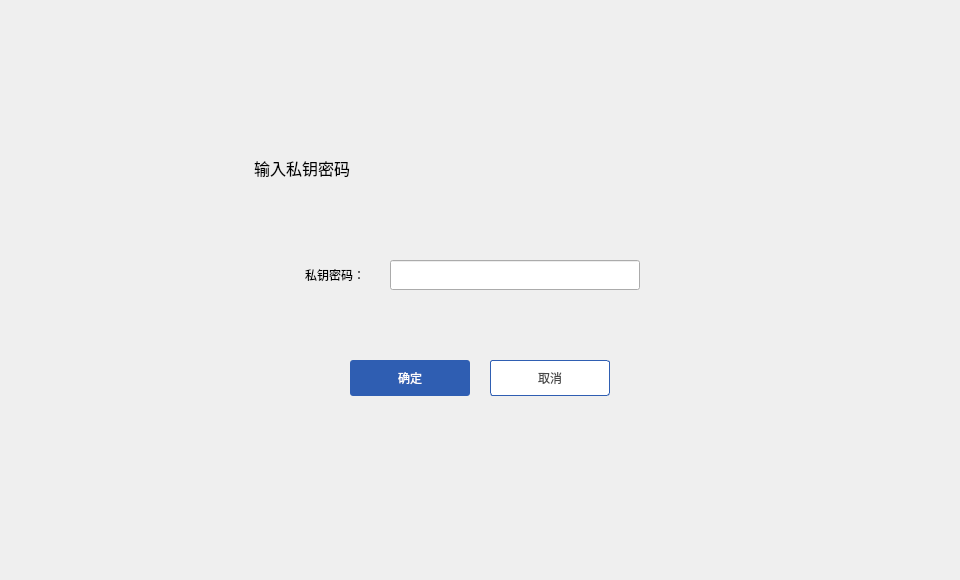
<?xml version="1.0" encoding="UTF-8"?>
<ui version="4.0">
 <class>ImportEnterPwdDialog</class>
 <widget class="QDialog" name="ImportEnterPwdDialog">
  <property name="geometry">
   <rect>
    <x>0</x>
    <y>0</y>
    <width>960</width>
    <height>580</height>
   </rect>
  </property>
  <property name="windowTitle">
   <string>Dialog</string>
  </property>
  <widget class="QWidget" name="widget" native="true">
   <property name="geometry">
    <rect>
     <x>0</x>
     <y>0</y>
     <width>960</width>
     <height>580</height>
    </rect>
   </property>
   <widget class="QWidget" name="containerWidget" native="true">
    <property name="geometry">
     <rect>
      <x>230</x>
      <y>140</y>
      <width>500</width>
      <height>300</height>
     </rect>
    </property>
    <property name="font">
     <font>
      <family>微软雅黑</family>
     </font>
    </property>
    <widget class="QLabel" name="contactLabel2">
     <property name="geometry">
      <rect>
       <x>24</x>
       <y>17</y>
       <width>171</width>
       <height>21</height>
      </rect>
     </property>
     <property name="font">
      <font>
       <family>微软雅黑</family>
       <pointsize>12</pointsize>
      </font>
     </property>
     <property name="styleSheet">
      <string notr="true"/>
     </property>
     <property name="text">
      <string>输入私钥密码</string>
     </property>
    </widget>
    <widget class="QToolButton" name="cancelBtn">
     <property name="geometry">
      <rect>
       <x>260</x>
       <y>220</y>
       <width>120</width>
       <height>36</height>
      </rect>
     </property>
     <property name="font">
      <font>
       <family>微软雅黑</family>
      </font>
     </property>
     <property name="cursor">
      <cursorShape>PointingHandCursor</cursorShape>
     </property>
     <property name="focusPolicy">
      <enum>Qt::NoFocus</enum>
     </property>
     <property name="styleSheet">
      <string notr="true">QToolButton{background-color:#ffffff;color:#484848;border:1px solid rgb(47,94,178);border-radius:3px;}
QToolButton:hover{color:rgb(0, 26, 73);}</string>
     </property>
     <property name="text">
      <string>取消</string>
     </property>
    </widget>
    <widget class="QToolButton" name="okBtn">
     <property name="geometry">
      <rect>
       <x>120</x>
       <y>220</y>
       <width>120</width>
       <height>36</height>
      </rect>
     </property>
     <property name="font">
      <font>
       <family>微软雅黑</family>
      </font>
     </property>
     <property name="cursor">
      <cursorShape>PointingHandCursor</cursorShape>
     </property>
     <property name="focusPolicy">
      <enum>Qt::NoFocus</enum>
     </property>
     <property name="styleSheet">
      <string notr="true">QToolButton{background-color:rgb(47,94,178);color:#ffffff;border:none;border-radius:3px;}
QToolButton:hover{background-color:rgb(0, 26, 73);}
QToolButton:disabled{background-color:#cecece;}</string>
     </property>
     <property name="text">
      <string>确定</string>
     </property>
    </widget>
    <widget class="QLabel" name="tipLabel2">
     <property name="geometry">
      <rect>
       <x>335</x>
       <y>220</y>
       <width>151</width>
       <height>16</height>
      </rect>
     </property>
     <property name="styleSheet">
      <string notr="true">color: rgb(255, 0, 0);</string>
     </property>
     <property name="text">
      <string/>
     </property>
    </widget>
    <widget class="QLabel" name="label_9">
     <property name="geometry">
      <rect>
       <x>55</x>
       <y>120</y>
       <width>80</width>
       <height>30</height>
      </rect>
     </property>
     <property name="font">
      <font>
       <family>微软雅黑</family>
       <stylestrategy>PreferDefault</stylestrategy>
      </font>
     </property>
     <property name="text">
      <string>私钥密码：</string>
     </property>
     <property name="alignment">
      <set>Qt::AlignRight|Qt::AlignTrailing|Qt::AlignVCenter</set>
     </property>
    </widget>
    <widget class="QLabel" name="tipLabel">
     <property name="geometry">
      <rect>
       <x>335</x>
       <y>165</y>
       <width>151</width>
       <height>16</height>
      </rect>
     </property>
     <property name="styleSheet">
      <string notr="true">color: rgb(255, 0, 0);</string>
     </property>
     <property name="text">
      <string/>
     </property>
    </widget>
    <widget class="QLineEdit" name="pkPwdLineEdit">
     <property name="geometry">
      <rect>
       <x>160</x>
       <y>120</y>
       <width>250</width>
       <height>30</height>
      </rect>
     </property>
     <property name="font">
      <font>
       <family>微软雅黑</family>
      </font>
     </property>
     <property name="contextMenuPolicy">
      <enum>Qt::DefaultContextMenu</enum>
     </property>
     <property name="echoMode">
      <enum>QLineEdit::Password</enum>
     </property>
    </widget>
   </widget>
  </widget>
 </widget>
 <resources/>
 <connections/>
</ui>
